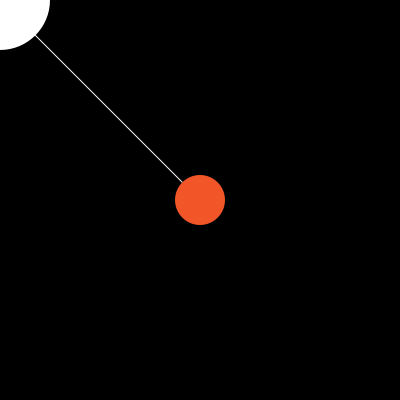
Frame 1 (no input)
Frame 60 (the mouse pressed at the canvas centre just before this capture): identical to frame 1, image omitted
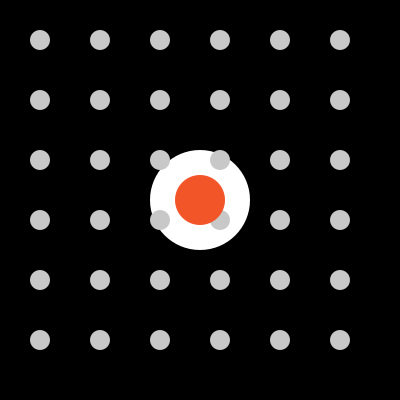
Frame 120 (the mouse held since frame 60 and released just before this capture)

The Processing sketch that drew these frames (run headless with seeded random() and noise(); from frame 60 on, the mouse is pressed at the canvas centre):

// Processing sketch: processing_62548
// ── processing_62548.pde


void setup() {
  size(400, 400);
  smooth();
  noStroke();
  
}

int pos = 0;

void draw(){
  
    background(0);
    
  fill(255);
  ellipse(mouseX, mouseY, 100,100);
  
  stroke(255);
  line(200, 200, mouseX, mouseY);
  
  noStroke();
  fill(mouseX, mouseX, mouseX);
  ellipse(width/10, height/10, mouseX/10, mouseY/10);
  ellipse(width/10 +60 , height/10, mouseX/10, mouseY/10);
  ellipse(width/10 +120 , height/10, mouseX/10, mouseY/10);
  ellipse(width/10 +180 , height/10, mouseX/10, mouseY/10);
  ellipse(width/10 +240 , height/10, mouseX/10, mouseY/10);
  ellipse(width/10 +300 , height/10, mouseX/10, mouseY/10);
  
  ellipse(width/10, height/10 +60, mouseX/10, mouseY/10);
  ellipse(width/10, height/10 +120 , mouseX/10, mouseY/10);
  ellipse(width/10 , height/10 +180, mouseX/10, mouseY/10);
  ellipse(width/10 , height/10 +240, mouseX/10, mouseY/10);
  ellipse(width/10 , height/10 +300, mouseX/10, mouseY/10);
  
  ellipse(width/10 +60, height/10 +60, mouseX/10, mouseY/10);
  ellipse(width/10 +60, height/10 +120 , mouseX/10, mouseY/10);
  ellipse(width/10 +60 , height/10 +180, mouseX/10, mouseY/10);
  ellipse(width/10 +60, height/10 +240, mouseX/10, mouseY/10);
  ellipse(width/10 +60, height/10 +300, mouseX/10, mouseY/10);
  
  ellipse(width/10 +120, height/10 +60, mouseX/10, mouseY/10);
  ellipse(width/10 +120, height/10 +120 , mouseX/10, mouseY/10);
  ellipse(width/10 +120 , height/10 +180, mouseX/10, mouseY/10);
  ellipse(width/10 +120, height/10 +240, mouseX/10, mouseY/10);
  ellipse(width/10 +120, height/10 +300, mouseX/10, mouseY/10);
 
  ellipse(width/10 +180, height/10 +60, mouseX/10, mouseY/10);
  ellipse(width/10 +180, height/10 +120 , mouseX/10, mouseY/10);
  ellipse(width/10 +180 , height/10 +180, mouseX/10, mouseY/10);
  ellipse(width/10 +180, height/10 +240, mouseX/10, mouseY/10);
  ellipse(width/10 +180, height/10 +300, mouseX/10, mouseY/10);

  ellipse(width/10 +240, height/10 +60, mouseX/10, mouseY/10);
  ellipse(width/10 +240, height/10 +120 , mouseX/10, mouseY/10);
  ellipse(width/10 +240 , height/10 +180, mouseX/10, mouseY/10);
  ellipse(width/10 +240, height/10 +240, mouseX/10, mouseY/10);
  ellipse(width/10 +240, height/10 +300, mouseX/10, mouseY/10);
  
  ellipse(width/10 +300, height/10 +60, mouseX/10, mouseY/10);
  ellipse(width/10 +300, height/10 +120 , mouseX/10, mouseY/10);
  ellipse(width/10 +300 , height/10 +180, mouseX/10, mouseY/10);
  ellipse(width/10 +300, height/10 +240, mouseX/10, mouseY/10);
  ellipse(width/10 +300, height/10 +300, mouseX/10, mouseY/10);

  
  fill(242, 86, 40);
  ellipse(width/2,height/2, 50, 50);
  


 
}
